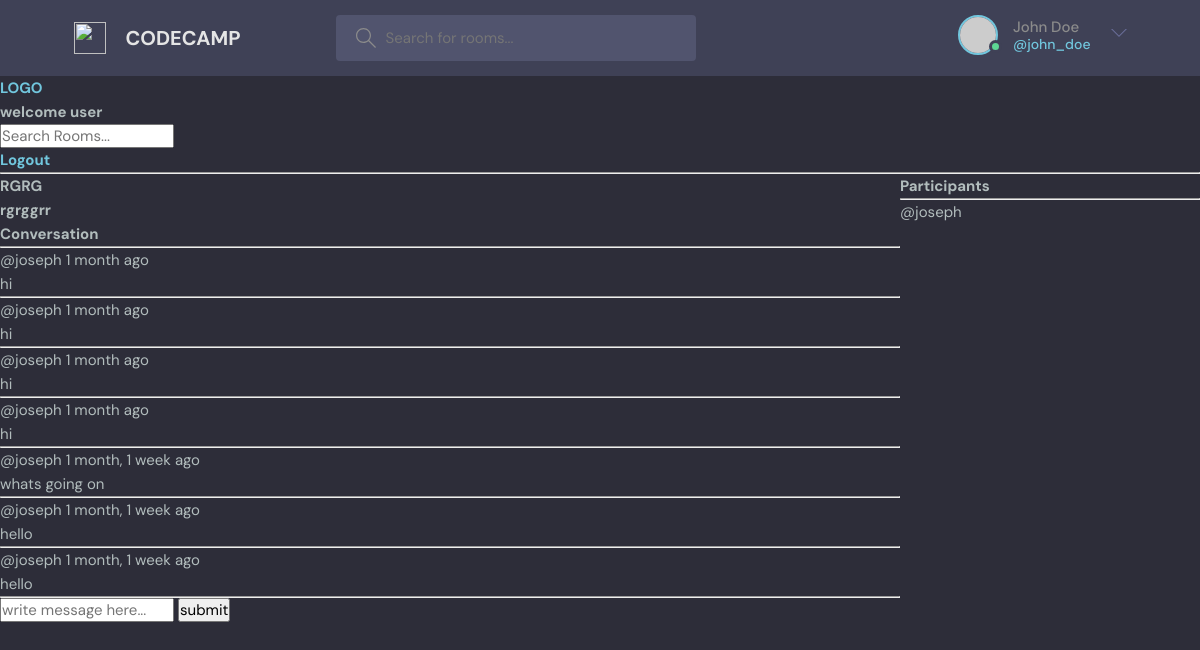
The app's page /room/7/ (signed in) with its own data.
### base/models.py (models this page shows, shortened)
class Room(models.Model):
    host=models.ForeignKey(User, on_delete= models.SET_NULL, null=True)
    topic= models.ForeignKey(Topic, on_delete= models.SET_NULL, null=True)
    name= models.CharField(max_length=200)
    description= models.TextField(null=True, blank= True)
    participants= models.ManyToManyField(User, related_name='participants', blank=True)
    updated= models.DateTimeField(auto_now= True)
    created= models.DateTimeField( auto_now_add= True)
    class Meta:
        ordering= ['-updated', '-created']

class Message(models.Model):
    user= models.ForeignKey(User, on_delete=models.CASCADE )
    room= models.ForeignKey(Room, on_delete=models.CASCADE )
    body= models.TextField()
    updated= models.DateTimeField(auto_now= True)
    created= models.DateTimeField( auto_now_add= True)
    class Meta:
        ordering= ['-updated', '-created']

### base/views.py (the view, shortened to what this page needs)
# urls.py: path('room/<str:pk>/', views.room, name= 'room'),
def room(request, pk):
    room = Room.objects.get(id=pk)
    room_messages= room.message_set.all()
    participants= room.participants.all()
    context = {'room': room, 'room_messages': room_messages, 'participants':participants}
    return render(request, 'base/room.html', context)

### base/templates/base/room.html (shortened to what this page needs)
{%extends 'main.html'%}
{%block content%}
<div class="room-container">
    <div>
        <h1>{{room.name|upper}}</h1>
        <p>
            <h2> {{room.description}}</h2>
        </p>
        <div class="comment-wrapper">
            <h3>Conversation</h3>
            <hr>
            {%for room_message in room_messages%}
            <div>
                <small>@{{room_message.user}} {{room_message.created|timesince}} ago</small>
                <p>{{room_message.body}}</p>
                <hr>
            </div>
            {%endfor%}
        </div>
        {%if request.user.is_authenticated%}
            <div class="comment-form">
                <form method="POST">
                    <input type="text" name="body" placeholder="write message here...">
                    <input type="submit" value="submit">
                </form>
            </div>
        {%else%}
            <p> <a href="{% url 'login'%}">login</a> or <a href="{%url 'register'%}">register</a> to write message...
            </p>
        {%endif%}
    </div>
        <div>
            <h3>Participants</h3>
            <hr>
            {%for participant in participants%}
            <div>
                <p>@{{participant.username}}</p>
            </div>
            {%endfor%}
        </div>
</div>
{%endblock%}

### templates/navbar.html
<a href="/">
    <h1> LOGO </h1>
</a>
{%if request.user.is_authenticated%}
    <h3> welcome {{request.user}}</h3>
{%endif%}
<form method="GET" action="{% url 'home'%}">
    <input type="text" name="q" placeholder="Search Rooms..." />
</form>
{%if request.user.is_authenticated%}
    <h4> <a href="{% url 'logout'%}"> Logout</a></h4>
{%else%}
    <a href="{% url 'login'%}">Login</a>
{%endif%}
<hr>

### static/styles/style.css (style rules this page uses)
:root { --color-main: #71c6dd; --color-main-light: #e1f6fb; --color-dark: #3f4156; --color-dark-medium: #51546e; --color-dark-light: #696d97; --color-light: #e5e5e5; --color-gray: #8b8b8b; --color-light-gray: #b2bdbd; --color-bg: #2d2d39; --color-success: #5dd693; --color-error: #fc4b0b; }
* { font-family: "DM Sans", -apple-system, BlinkMacSystemFont, "Segoe UI", Roboto, Oxygen, Ubuntu, Cantarell, "Open Sans", "Helvetica Neue", sans-serif; margin: 0; padding: 0; box-sizing: border-box; text-rendering: optimizeLegibility; font-size: inherit; }
html { font-size: 56.25%; }
@media only screen and (min-width: 1200px) { html { font-size: 62.5%; } }
body { line-height: 1.6; font-weight: 400; font-size: 1.5rem; color: var(--color-light-gray); background-color: var(--color-bg); min-height: 100vh; }
a { display: inline-block; color: var(--color-main); text-decoration: none; }

### base/templates/base/room.html (style rules this page uses)
.room-container { display: grid; grid-template-columns: 3fr 1fr; }

### records on screen
Room: name "RGRG", description "rgrggrr"
Message: user "joseph", created "1 month", body "hi"
Message: user "joseph", created "1 month", body "hi"
Message: user "joseph", created "1 month", body "hi"
Message: user "joseph", created "1 month", body "hi"
Message: user "joseph", created "1 month, 1 week", body "whats going on"
Message: user "joseph", created "1 month, 1 week", body "hello"
Message: user "joseph", created "1 month, 1 week", body "hello"

### other values on screen
{{ request.user }} "user"
{{ participant.username }} "joseph"
